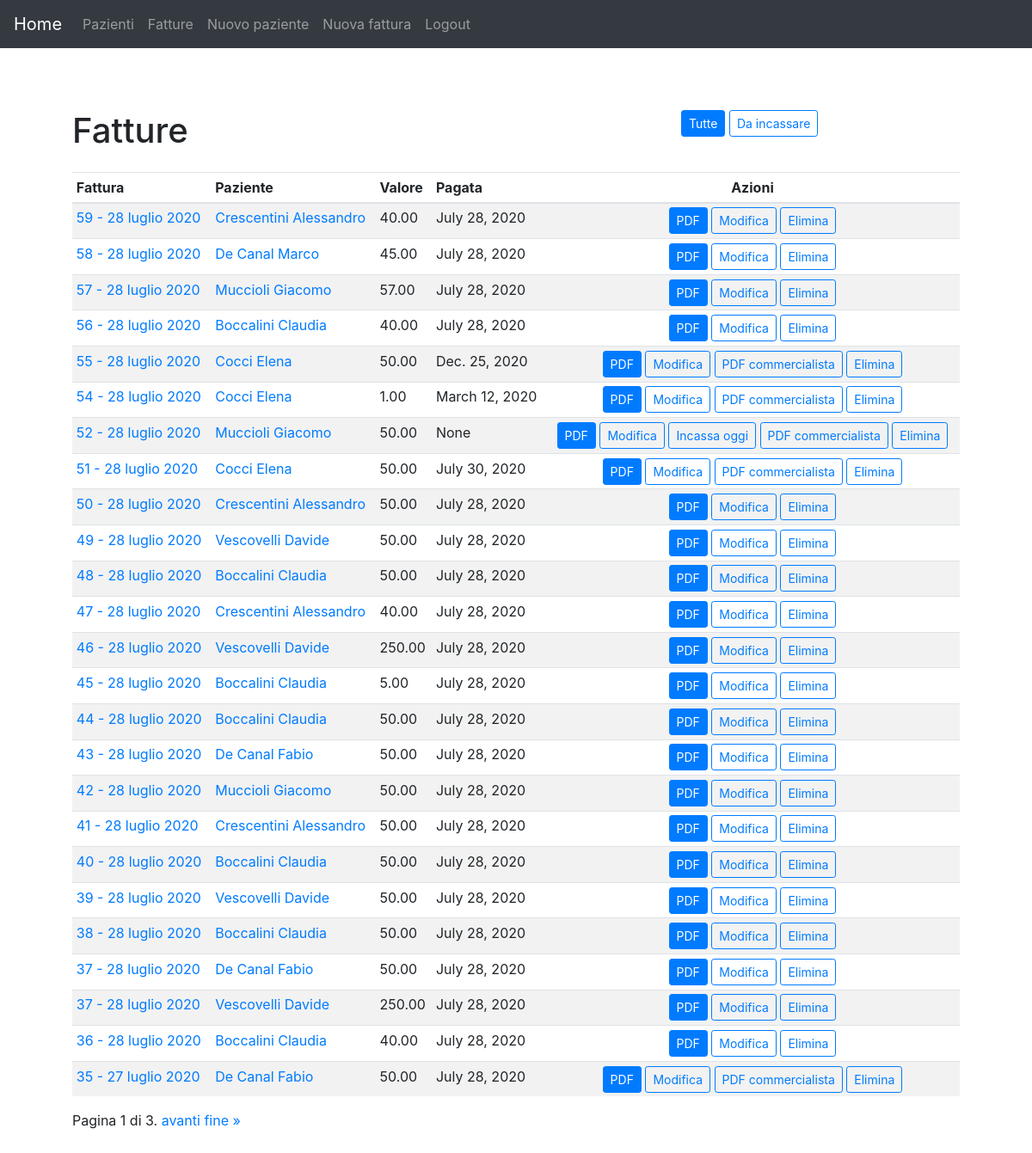
Before: /gestione/fatture/ (signed in) with the older database file.
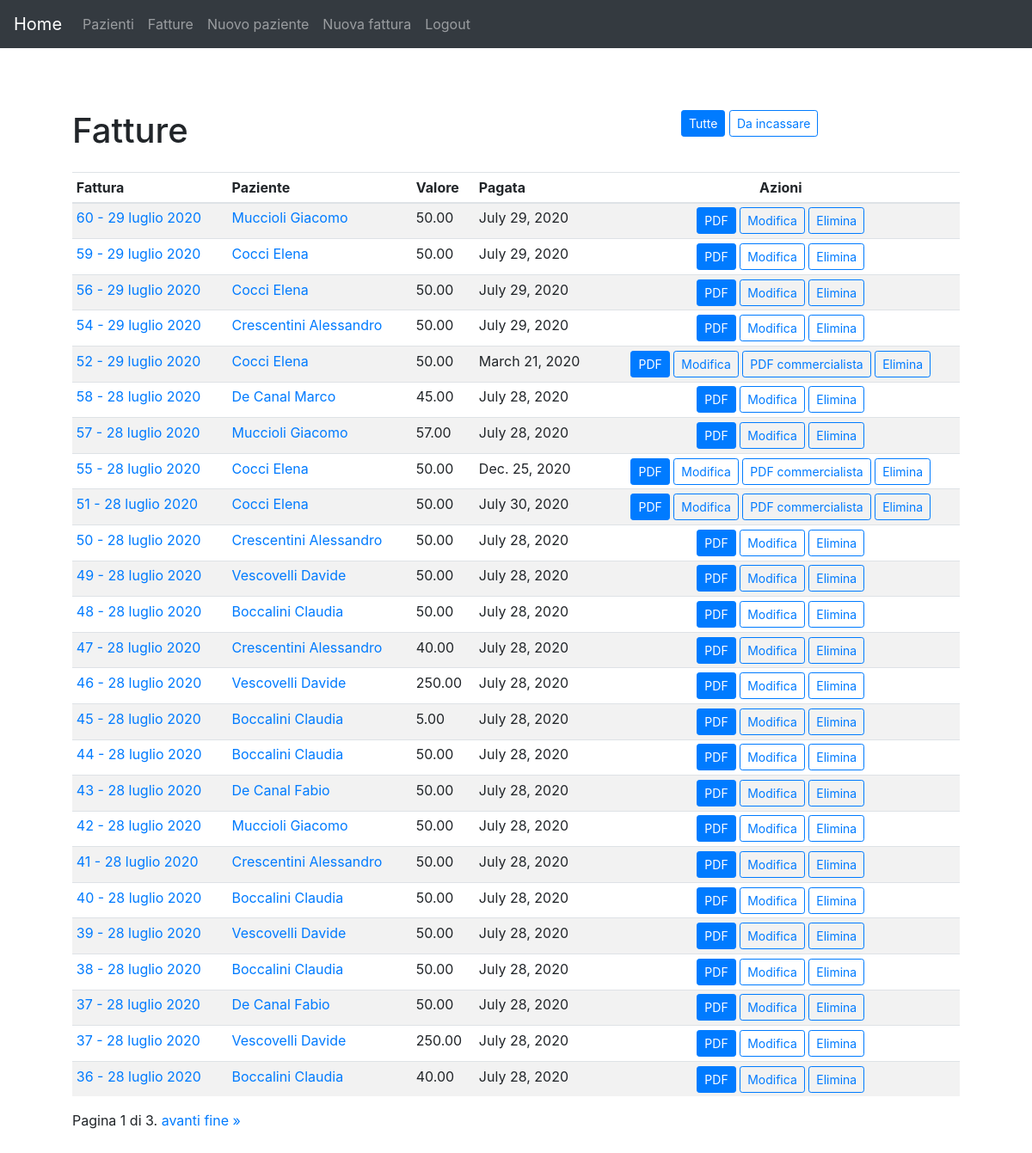
After: the same page with the newer database file.
### gestione/models.py (models this page shows, shortened)
class Fattura(models.Model):
	paziente = models.ForeignKey(Paziente, on_delete = models.SET_NULL, null = True, help_text = 'Intestatario (Paziente)')
	valore = models.DecimalField(help_text = 'Valore', max_digits = 8, decimal_places = 2)
	data = models.DateField(default = date.today, help_text = 'Data <em>AAAA-MM-GG</em>.')
	data_incasso = models.DateField(help_text='Data di incasso <em>AAAA-MM-GG</em>',null=True,blank=True)
	testo = models.CharField(max_length=300,help_text='Servizio eseguito',default='Trattamento massoterapico')
	numero = models.PositiveSmallIntegerField('Numero d\'ordine', help_text = 'Numero d\'ordine')
	class Meta:
		ordering = ['-data','-numero']
	def __str__(self):
		return str(self.numero) + " - " + data_italiana(self.data)
	def get_absolute_url(self):
		return reverse('dettaglio-fattura', args=[str(self.id)])
	def date_diverse(self):
		if self.data != self.data_incasso:
			return True
		else:
			return False

class Paziente(models.Model):
	cognome = models.CharField(max_length = 100, help_text = 'Cognome')
	nome = models.CharField(max_length = 100, help_text = 'Nome')
	codfisc = models.CharField("Codice fiscale", max_length = 16, help_text = 'Codice fiscale', blank = True)
	piva = models.CharField('Partita Iva', max_length = 50, help_text = 'P. Iva', blank = True)
	paese = models.CharField('Città', max_length = 100, help_text = 'Città', blank = True)
	provincia = models.CharField(max_length = 2, help_text = 'Prov.', blank = True)
	cap = models.CharField('CAP', max_length = 5, help_text = 'CAP', blank = True)
	via = models.CharField(max_length = 100, help_text = 'Via', blank = True)
	civico = models.CharField('N. civico', max_length = 30, help_text = 'N. civico', blank = True)
	telefono = models.CharField(max_length = 25, help_text = 'Telefono', blank = True)
	email = models.EmailField(help_text = 'email', blank = True)
	data_nascita  = models.DateField('Data di nascita', help_text = 'Data di nascita <em>YYYY-MM-DD</em>.', blank = True, null=True)
	paese_nascita = models.CharField('Città di nascita', max_length = 100, help_text = 'Città di nascita', blank = True)
	provincia_nascita = models.CharField('Provincia di nascita',max_length = 2, help_text = 'Prov. di nascita', blank = True)
	prezzo = models.DecimalField(help_text = 'Prezzo', max_digits = 8, decimal_places = 2, blank = True, default = 50.00)
	ultima_modifica = models.DateTimeField(help_text = 'Ultima modifica', auto_now = True)
	class Meta:
		ordering = ['cognome','nome']
	def __str__(self):
		return ' '.join([self.cognome, self.nome])
	def get_absolute_url(self):
		return reverse('dettaglio-paziente', args=[str(self.id)])

### gestione/views.py (the view)
# urls.py: path('fatture/', views.FatturaListView.as_view(), name='fatture'),
class FatturaListView(LoginRequiredMixin, generic.ListView):
    model = Fattura
    paginate_by=25
    context_object_name = 'elenco_fatture'
    permission_required = ('gestione.view_fattura','gestione.delete_fattura','gestione.view_paziente')

### gestione/utils.py (called while the page is built)
def data_italiana(data:date):
    return str(data.day)+' '+mese[data.month]+' '+str(data.year)

### gestione/templates/gestione/fattura_list.html (shortened to what this page needs)
{% extends "generic.html" %}
{% block main-content %}
<div class="container">
<div class="row mb-3">
  <div class="col-md-8"><h1>Fatture</h1></div>
  <div class="col-md-4">
    <a class="btn btn-primary btn-sm" href="{% url 'fatture' %}">Tutte</a>
    <a class="btn btn-outline-primary btn-sm" href="{% url 'fatture-non-incassate' %}">Da incassare</a>
  </div>
</div>
  <div class="table-responsive">
    <table class="table table-striped table-sm">
      <thead>
        <tr>
          <th>Fattura</th>
          <th>Paziente</th>
          <th>Valore</th>
          <th>Pagata</th>
          <th class="text-center">Azioni</th>
        </tr>
      </thead>
      <tbody>
        {% for f in page_obj %}
        <tr>
          <td><a href="{{f.get_absolute_url}}">{{f}}</a></td>
          <td><a href="{{f.paziente.get_absolute_url}}">{{f.paziente}}</a></td>
          <td>{{f.valore}}</td>
          <td>{{f.data_incasso}}</td>
          <td class="text-center"><a class="btn btn-primary btn-sm" href="{% url 'fattura-pdf' f.id%}">PDF</a>
          <a class="btn btn-outline-primary btn-sm" href="{% url 'modifica-fattura' f.id %}">Modifica</a>
          {% if not f.data_incasso %}
          <a class="btn btn-outline-primary btn-sm" href="{% url 'incassa-oggi' f.id %}">Incassa oggi</a>
          {% endif %}
          {% if f.date_diverse %}
          <a class="btn btn-outline-primary btn-sm" href="{% url 'fattura-pdf-commercialista' f.id %}">PDF commercialista</a>
          {% endif %}
          <a class="btn btn-outline-primary btn-sm" href="{% url 'elimina-fattura' f.id %}">Elimina</a>
        </td>
        </tr>
        {% endfor %}
      </tbody>
    </table>
  </div>
  <div class="pagination">
    <span class="step-links">
        <span class="current">
            Pagina {{ page_obj.number }} di {{ page_obj.paginator.num_pages }}.
        </span>
        {% if page_obj.has_next %}
            <a href="?page={{ page_obj.next_page_number }}">avanti</a>
            <a href="?page={{ page_obj.paginator.num_pages }}">fine &raquo;</a>
        {% endif %}
    </span>
</div>
</div>
{% endblock main-content %}

Changed rows visible on the page:
removed Fattura: numero+data "59 - 28 luglio 2020", paziente "Crescentini Alessandro", valore "40.00", data_incasso "July 28, 2020"
removed Fattura: numero+data "56 - 28 luglio 2020", paziente "Boccalini Claudia", valore "40.00", data_incasso "July 28, 2020"
removed Fattura: numero+data "54 - 28 luglio 2020", paziente "Cocci Elena", valore "1.00", data_incasso "March 12, 2020", shows "PDF commercialista"
removed Fattura: numero+data "52 - 28 luglio 2020", paziente "Muccioli Giacomo", valore "50.00", data_incasso "None", shows "Incassa oggi", shows "PDF commercialista"
no longer on this page (row unchanged): Fattura: numero+data "35 - 27 luglio 2020", paziente "De Canal Fabio", valore "50.00", data_incasso "July 28, 2020", shows "PDF commercialista"
added Fattura: numero+data "60 - 29 luglio 2020", paziente "Muccioli Giacomo", valore "50.00", data_incasso "July 29, 2020"
added Fattura: numero+data "59 - 29 luglio 2020", paziente "Cocci Elena", valore "50.00", data_incasso "July 29, 2020"
added Fattura: numero+data "56 - 29 luglio 2020", paziente "Cocci Elena", valore "50.00", data_incasso "July 29, 2020"
added Fattura: numero+data "54 - 29 luglio 2020", paziente "Crescentini Alessandro", valore "50.00", data_incasso "July 29, 2020"
added Fattura: numero+data "52 - 29 luglio 2020", paziente "Cocci Elena", valore "50.00", data_incasso "March 21, 2020", shows "PDF commercialista"
